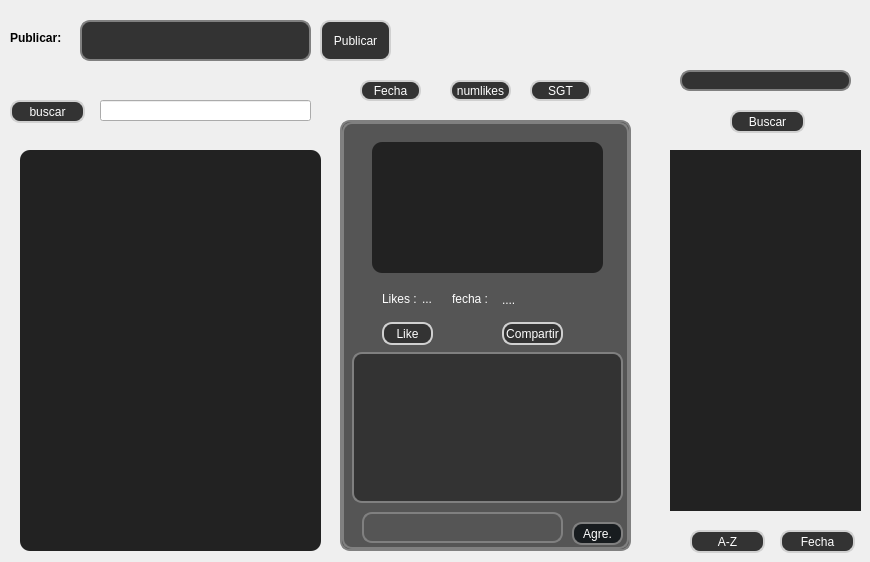
       <widget class="QWidget" name="Inicio">
        <widget class="QLabel" name="label_8">
         <property name="geometry">
          <rect>
           <x>10</x>
           <y>30</y>
           <width>51</width>
           <height>16</height>
          </rect>
         </property>
         <property name="font">
          <font>
           <pointsize>9</pointsize>
           <weight>75</weight>
           <bold>true</bold>
          </font>
         </property>
         <property name="styleSheet">
          <string notr="true"/>
         </property>
         <property name="text">
          <string>Publicar:</string>
         </property>
        </widget>
        <widget class="QTextEdit" name="TXEanuncios">
         <property name="geometry">
          <rect>
           <x>80</x>
           <y>20</y>
           <width>231</width>
           <height>41</height>
          </rect>
         </property>
         <property name="styleSheet">
          <string notr="true">
QTextEdit{
  border:2px solid gray;
color:white;
background:#333;
 padding: white;
border-radius:10px;
selection-background-color: darkgray;
}
</string>
         </property>
         <property name="html">
          <string>&lt;!DOCTYPE HTML PUBLIC &quot;-//W3C//DTD HTML 4.0//EN&quot; &quot;http://www.w3.org/TR/REC-html40/strict.dtd&quot;&gt;
&lt;html&gt;&lt;head&gt;&lt;meta name=&quot;qrichtext&quot; content=&quot;1&quot; /&gt;&lt;style type=&quot;text/css&quot;&gt;
p, li { white-space: pre-wrap; }
&lt;/style&gt;&lt;/head&gt;&lt;body style=&quot; font-family:'MS Shell Dlg 2'; font-size:8.25pt; font-weight:400; font-style:normal;&quot;&gt;
&lt;p style=&quot;-qt-paragraph-type:empty; margin-top:0px; margin-bottom:0px; margin-left:0px; margin-right:0px; -qt-block-indent:0; text-indent:0px;&quot;&gt;&lt;br /&gt;&lt;/p&gt;&lt;/body&gt;&lt;/html&gt;</string>
         </property>
        </widget>
        <widget class="QPushButton" name="Bfechaamigo">
         <property name="geometry">
          <rect>
           <x>780</x>
           <y>530</y>
           <width>75</width>
           <height>23</height>
          </rect>
         </property>
         <property name="styleSheet">
          <string notr="true">QPushButton{
 border:2px solid rgb(208, 208, 208);
color:white;
background:#333;
border-radius:10px;
}
QPushButton:hover{
color:#333;
border-radius:9px;
background:white;
}
</string>
         </property>
         <property name="text">
          <string>Fecha</string>
         </property>
        </widget>
        <widget class="QPushButton" name="numfechaBTN">
         <property name="geometry">
          <rect>
           <x>360</x>
           <y>80</y>
           <width>61</width>
           <height>21</height>
          </rect>
         </property>
         <property name="styleSheet">
          <string notr="true">QPushButton{
 border:2px solid rgb(208, 208, 208);
color:white;
background:#333;
border-radius:10px;
}
QPushButton:hover{
color:#333;
border-radius:9px;
background:white;
}
</string>
         </property>
         <property name="text">
          <string>Fecha</string>
         </property>
        </widget>
        <widget class="QLineEdit" name="LEbusqueda_Titulo">
         <property name="geometry">
          <rect>
           <x>100</x>
           <y>100</y>
           <width>211</width>
           <height>21</height>
          </rect>
         </property>
         <property name="font">
          <font>
           <family>Poppins</family>
          </font>
         </property>
         <property name="styleSheet">
          <string notr="true">color:white;</string>
         </property>
         <property name="text">
          <string/>
         </property>
        </widget>
        <widget class="QPushButton" name="Bafabetamigo">
         <property name="geometry">
          <rect>
           <x>690</x>
           <y>530</y>
           <width>75</width>
           <height>23</height>
          </rect>
         </property>
         <property name="styleSheet">
          <string notr="true">QPushButton{
 border:2px solid rgb(208, 208, 208);
color:white;
background:#333;
border-radius:10px;
}
QPushButton:hover{
color:#333;
border-radius:9px;
background:white;
}
</string>
         </property>
         <property name="text">
          <string>A-Z</string>
         </property>
        </widget>
        <widget class="QLabel" name="label_19">
         <property name="geometry">
          <rect>
           <x>430</x>
           <y>20</y>
           <width>32</width>
           <height>32</height>
          </rect>
         </property>
         <property name="text">
          <string/>
         </property>
         <property name="pixmap">
          <pixmap resource="imagenes.qrc">:/imagenes/imagenes/notas.png</pixmap>
         </property>
        </widget>
        <widget class="QPushButton" name="numlikesBTN">
         <property name="geometry">
          <rect>
           <x>450</x>
           <y>80</y>
           <width>61</width>
           <height>21</height>
          </rect>
         </property>
         <property name="styleSheet">
          <string notr="true">QPushButton{
 border:2px solid rgb(208, 208, 208);
color:white;
background:#333;
border-radius:10px;
}
QPushButton:hover{
color:#333;
border-radius:9px;
background:white;
}
</string>
         </property>
         <property name="text">
          <string>numlikes</string>
         </property>
        </widget>
        <widget class="QStackedWidget" name="stackedWidgetPublic">
         <property name="geometry">
          <rect>
           <x>340</x>
           <y>120</y>
           <width>291</width>
           <height>431</height>
          </rect>
         </property>
         <property name="autoFillBackground">
          <bool>false</bool>
         </property>
         <property name="styleSheet">
          <string notr="true">
  border:2px solid gray;
color:white;
background:#555;
 padding: white;
border-radius:10px;
selection-background-color: darkgray;

</string>
         </property>
         <property name="currentIndex">
          <number>0</number>
         </property>
         <widget class="QWidget" name="page_7">
          <widget class="QListWidget" name="LWcomentarios1">
           <property name="geometry">
            <rect>
             <x>10</x>
             <y>230</y>
             <width>271</width>
             <height>151</height>
            </rect>
           </property>
           <property name="font">
            <font>
             <family>Poppins</family>
             <pointsize>8</pointsize>
             <weight>50</weight>
             <bold>false</bold>
            </font>
           </property>
           <property name="styleSheet">
            <string notr="true">
QListWidget{
color:white;
background:#333;
border-radius:10px;
}
</string>
           </property>
           <property name="frameShape">
            <enum>QFrame::Box</enum>
           </property>
           <property name="frameShadow">
            <enum>QFrame::Sunken</enum>
           </property>
           <property name="lineWidth">
            <number>2</number>
           </property>
           <property name="midLineWidth">
            <number>1</number>
           </property>
           <property name="wordWrap">
            <bool>true</bool>
           </property>
          </widget>
          <widget class="QPushButton" name="BTNcomentarios1">
           <property name="geometry">
            <rect>
             <x>230</x>
             <y>400</y>
             <width>51</width>
             <height>23</height>
            </rect>
           </property>
           <property name="styleSheet">
            <string notr="true">
background-color:#181c1f;
font: 9pt &quot;MS Shell Dlg 2&quot;;
</string>
           </property>
           <property name="text">
            <string>Agre.</string>
           </property>
          </widget>
          <widget class="QPushButton" name="BTNpubliclike1">
           <property name="geometry">
            <rect>
             <x>40</x>
             <y>200</y>
             <width>51</width>
             <height>23</height>
            </rect>
           </property>
           <property name="styleSheet">
            <string notr="true">QPushButton{
 border:2px solid rgb(208, 208, 208);
color:white;
background:#333;
border-radius:10px;
}
QPushButton:hover{
color:#333;
border-radius:9px;
background:white;
}
</string>
           </property>
           <property name="text">
            <string>Like</string>
           </property>
          </widget>
          <widget class="QLabel" name="label_26">
           <property name="geometry">
            <rect>
             <x>40</x>
             <y>170</y>
             <width>47</width>
             <height>13</height>
            </rect>
           </property>
           <property name="styleSheet">
            <string notr="true">border:1px;</string>
           </property>
           <property name="text">
            <string>Likes :</string>
           </property>
          </widget>
          <widget class="QLabel" name="Labellikespublic">
           <property name="geometry">
            <rect>
             <x>80</x>
             <y>170</y>
             <width>47</width>
             <height>13</height>
            </rect>
           </property>
           <property name="styleSheet">
            <string notr="true">border:0px;</string>
           </property>
           <property name="text">
            <string>...</string>
           </property>
          </widget>
          <widget class="QLabel" name="label_28">
           <property name="geometry">
            <rect>
             <x>110</x>
             <y>170</y>
             <width>47</width>
             <height>13</height>
            </rect>
           </property>
           <property name="styleSheet">
            <string notr="true">border:0px;</string>
           </property>
           <property name="text">
            <string>fecha :</string>
           </property>
          </widget>
          <widget class="QLabel" name="labelfechapublic">
           <property name="geometry">
            <rect>
             <x>160</x>
             <y>170</y>
             <width>91</width>
             <height>16</height>
            </rect>
           </property>
           <property name="styleSheet">
            <string notr="true">border:0px;</string>
           </property>
           <property name="text">
            <string>....</string>
           </property>
          </widget>
          <widget class="QLabel" name="TEXTpublicstacked1">
           <property name="geometry">
            <rect>
             <x>30</x>
             <y>20</y>
             <width>231</width>
             <height>131</height>
            </rect>
           </property>
           <property name="font">
            <font>
             <family>Poppins</family>
             <pointsize>10</pointsize>
             <weight>75</weight>
             <bold>true</bold>
            </font>
           </property>
           <property name="styleSheet">
            <string notr="true">
color:white;
background:#222;
 padding: white;
border:white 10px;



</string>
           </property>
           <property name="text">
            <string>&lt;html&gt;&lt;head/&gt;&lt;body&gt;&lt;p align=&quot;center&quot;&gt;&lt;br/&gt;&lt;/p&gt;&lt;/body&gt;&lt;/html&gt;</string>
           </property>
           <property name="wordWrap">
            <bool>true</bool>
           </property>
          </widget>
          <widget class="QTextEdit" name="textEditcomentario1">
           <property name="geometry">
            <rect>
             <x>20</x>
             <y>390</y>
             <width>201</width>
             <height>31</height>
            </rect>
           </property>
           <property name="html">
            <string>&lt;!DOCTYPE HTML PUBLIC &quot;-//W3C//DTD HTML 4.0//EN&quot; &quot;http://www.w3.org/TR/REC-html40/strict.dtd&quot;&gt;
&lt;html&gt;&lt;head&gt;&lt;meta name=&quot;qrichtext&quot; content=&quot;1&quot; /&gt;&lt;style type=&quot;text/css&quot;&gt;
p, li { white-space: pre-wrap; }
&lt;/style&gt;&lt;/head&gt;&lt;body style=&quot; font-family:'MS Shell Dlg 2'; font-size:8.25pt; font-weight:400; font-style:normal;&quot;&gt;
&lt;p style=&quot;-qt-paragraph-type:empty; margin-top:0px; margin-bottom:0px; margin-left:0px; margin-right:0px; -qt-block-indent:0; text-indent:0px;&quot;&gt;&lt;br /&gt;&lt;/p&gt;&lt;/body&gt;&lt;/html&gt;</string>
           </property>
          </widget>
          <widget class="QPushButton" name="BTNcompartir">
           <property name="geometry">
            <rect>
             <x>160</x>
             <y>200</y>
             <width>61</width>
             <height>23</height>
            </rect>
           </property>
           <property name="styleSheet">
            <string notr="true">QPushButton{
 border:2px solid rgb(208, 208, 208);
color:white;
background:#333;
border-radius:10px;
}
QPushButton:hover{
color:#333;
border-radius:9px;
background:white;
}
</string>
           </property>
           <property name="text">
            <string>Compartir</string>
           </property>
          </widget>
         </widget>
        </widget>
        <widget class="QLabel" name="label_20">
         <property name="geometry">
          <rect>
           <x>750</x>
           <y>20</y>
           <width>41</width>
           <height>41</height>
          </rect>
         </property>
         <property name="text">
          <string/>
         </property>
         <property name="pixmap">
          <pixmap resource="imagenes.qrc">:/imagenes/imagenes/amistad.png</pixmap>
         </property>
        </widget>
        <widget class="QListWidget" name="LWanuncios">
         <property name="geometry">
          <rect>
           <x>20</x>
           <y>150</y>
           <width>301</width>
           <height>401</height>
          </rect>
         </property>
         <property name="sizePolicy">
          <sizepolicy hsizetype="Expanding" vsizetype="Expanding">
           <horstretch>0</horstretch>
           <verstretch>0</verstretch>
          </sizepolicy>
         </property>
         <property name="font">
          <font>
           <family>Poppins</family>
           <pointsize>12</pointsize>
           <weight>75</weight>
           <bold>true</bold>
          </font>
         </property>
         <property name="styleSheet">
          <string notr="true">
QListWidget{
color:white;
background:#222;
border-radius:10px;
}
</string>
         </property>
         <property name="frameShape">
          <enum>QFrame::Box</enum>
         </property>
         <property name="frameShadow">
          <enum>QFrame::Sunken</enum>
         </property>
         <property name="lineWidth">
          <number>2</number>
         </property>
         <property name="midLineWidth">
          <number>1</number>
         </property>
         <property name="wordWrap">
          <bool>true</bool>
         </property>
        </widget>
        <widget class="QPushButton" name="BPublicar">
         <property name="geometry">
          <rect>
           <x>320</x>
           <y>20</y>
           <width>71</width>
           <height>41</height>
          </rect>
         </property>
         <property name="styleSheet">
          <string notr="true">QPushButton{
 border:2px solid rgb(208, 208, 208);
color:white;
background:#333;
border-radius:10px;
}
QPushButton:hover{
color:#333;
border-radius:10px;
background:white;
}
</string>
         </property>
         <property name="text">
          <string>Publicar</string>
         </property>
        </widget>
        <widget class="QPushButton" name="SGTBTN">
         <property name="geometry">
          <rect>
           <x>530</x>
           <y>80</y>
           <width>61</width>
           <height>21</height>
          </rect>
         </property>
         <property name="styleSheet">
          <string notr="true">QPushButton{
 border:2px solid rgb(208, 208, 208);
color:white;
background:#333;
border-radius:10px;
}
QPushButton:hover{
color:#333;
border-radius:9px;
background:white;
}
</string>
         </property>
         <property name="text">
          <string>SGT</string>
         </property>
        </widget>
        <widget class="QPushButton" name="Bbuscaramigo">
         <property name="geometry">
          <rect>
           <x>730</x>
           <y>110</y>
           <width>75</width>
           <height>23</height>
          </rect>
         </property>
         <property name="styleSheet">
          <string notr="true">QPushButton{
 border:2px solid rgb(208, 208, 208);
color:white;
background:#333;
border-radius:10px;
}
QPushButton:hover{
color:#333;
border-radius:9px;
background:white;
}
</string>
         </property>
         <property name="text">
          <string>Buscar</string>
         </property>
        </widget>
        <widget class="QListWidget" name="LWamigos">
         <property name="enabled">
          <bool>true</bool>
         </property>
         <property name="geometry">
          <rect>
           <x>670</x>
           <y>150</y>
           <width>191</width>
           <height>361</height>
          </rect>
         </property>
         <property name="font">
          <font>
           <family>Poppins</family>
           <pointsize>10</pointsize>
           <weight>75</weight>
           <bold>true</bold>
          </font>
         </property>
         <property name="layoutDirection">
          <enum>Qt::LeftToRight</enum>
         </property>
         <property name="autoFillBackground">
          <bool>true</bool>
         </property>
         <property name="styleSheet">
          <string notr="true">QListWidget{
color:white;
background:#222;
border-radius:10px;

}

</string>
         </property>
         <property name="sizeAdjustPolicy">
          <enum>QAbstractScrollArea::AdjustIgnored</enum>
         </property>
         <property name="alternatingRowColors">
          <bool>false</bool>
         </property>
         <property name="resizeMode">
          <enum>QListView::Fixed</enum>
         </property>
         <property name="uniformItemSizes">
          <bool>false</bool>
         </property>
         <property name="wordWrap">
          <bool>true</bool>
         </property>
         <property name="selectionRectVisible">
          <bool>false</bool>
         </property>
         <property name="sortingEnabled">
          <bool>false</bool>
         </property>
        </widget>
        <widget class="QPushButton" name="pushButton_23">
         <property name="geometry">
          <rect>
           <x>10</x>
           <y>100</y>
           <width>75</width>
           <height>23</height>
          </rect>
         </property>
         <property name="styleSheet">
          <string notr="true">QPushButton{
 border:2px solid rgb(208, 208, 208);
color:white;
background:#333;
border-radius:10px;
}
QPushButton:hover{
color:#333;
border-radius:9px;
background:white;
}
</string>
         </property>
         <property name="text">
          <string>buscar</string>
         </property>
        </widget>
        <widget class="QLineEdit" name="LEbuscarA">
         <property name="geometry">
          <rect>
           <x>680</x>
           <y>70</y>
           <width>171</width>
           <height>21</height>
          </rect>
         </property>
         <property name="styleSheet">
          <string notr="true">
QLineEdit{
  border:2px solid gray;
color:white;
background:#333;
 padding: white;
border-radius:10px;
selection-background-color: darkgray;
}
</string>
         </property>
        </widget>
       </widget>
